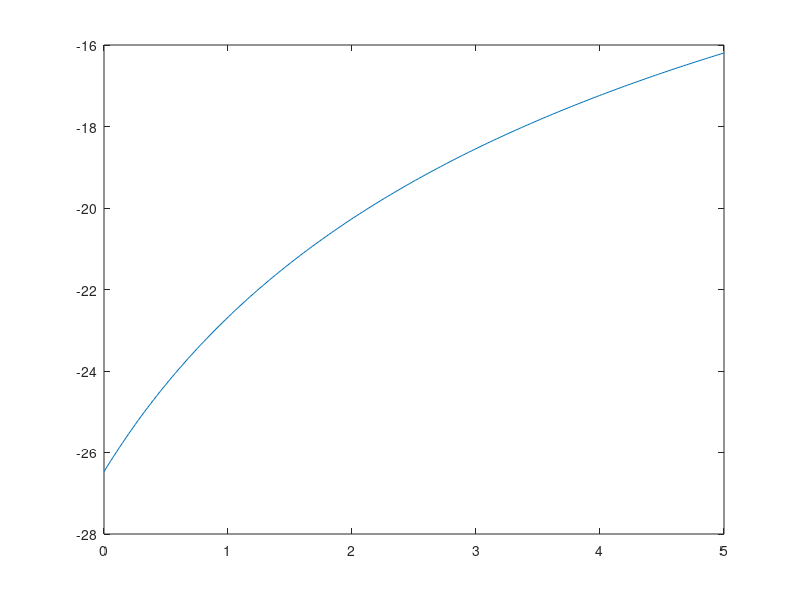

Reproduce this figure in MATLAB.
%*************************************************************************
% Econ 899 HW5 
% Shiyan Wei
% 11/06/2018
% ************************************************************************

% ************************************************************************
% This script is used to solving the homework 5 for Econ 899
% ***********************************************************************

%% Data Initiated 
N = 66;
n = 0.011;
% Grid Number
Na = 200;

% Initial asset holding
a1 = 0;

% worker retire
JR = 46;

% Benefits

% labor income tax
ttheta  = 0.11;

ggama = 0.42;
ssigma = 2;

% idiosyncratic productivity
z = [3;0.5];
% The probability of productivity
Pz = [0.2037;0.7963];

% Trhansition probability
Pi = [0.9261 1-0.9261;
     1-0.9811 0.9811];

% capital share
aalpha = 0.36;
% depreciation rate
delta = 0.06;

% Asset Space
alb = 0;
aub = 5;



A = linspace(alb, aub, Na)';

a = A* ones(1,Na);
aa = A* ones(1,Na); 

% Import labor effciency
ef = importdata('ef.txt');

%% Dynamic Programming Problem
w = 1.05;
r = 0.05;
b = 0.2;

bbeta = 0.97;

%------------- The utility for the retireed agent ----------------
% consumption of returement
 
c_r = (1+r)*a + b - aa';
c_r(find(c_r <=0)) = NaN;

% utility of the retirement
u_r = (c_r .^ ((1-ssigma) .* ggama))./(1-ssigma);
u_r(find(isnan(u_r))) = -inf;

%----------- The value function for retired agent ----------------

v0_r = zeros(Na,N-JR);
v1_r = zeros(Na,N-JR);
dec_r = zeros(Na,N-JR);

% find the value function for the T age agent
v1_r(:,N-JR)= u_r(:,1); % The coloumn 1 means the agent choose not to save in this period.
v0_r = v1_r;

% find the value function for the j<T age agent
for j = N-JR-1:-1:1
    w_r = u_r + bbeta .*v0_r(:,j+1)';
    [v1_r(:,j), dec_r(:,j)] = max(w_r,[],2);
    v0_r = v1_r;
end

plot(A,v1_r(:,4))

%----------- The utility function for worked agent ----------------
